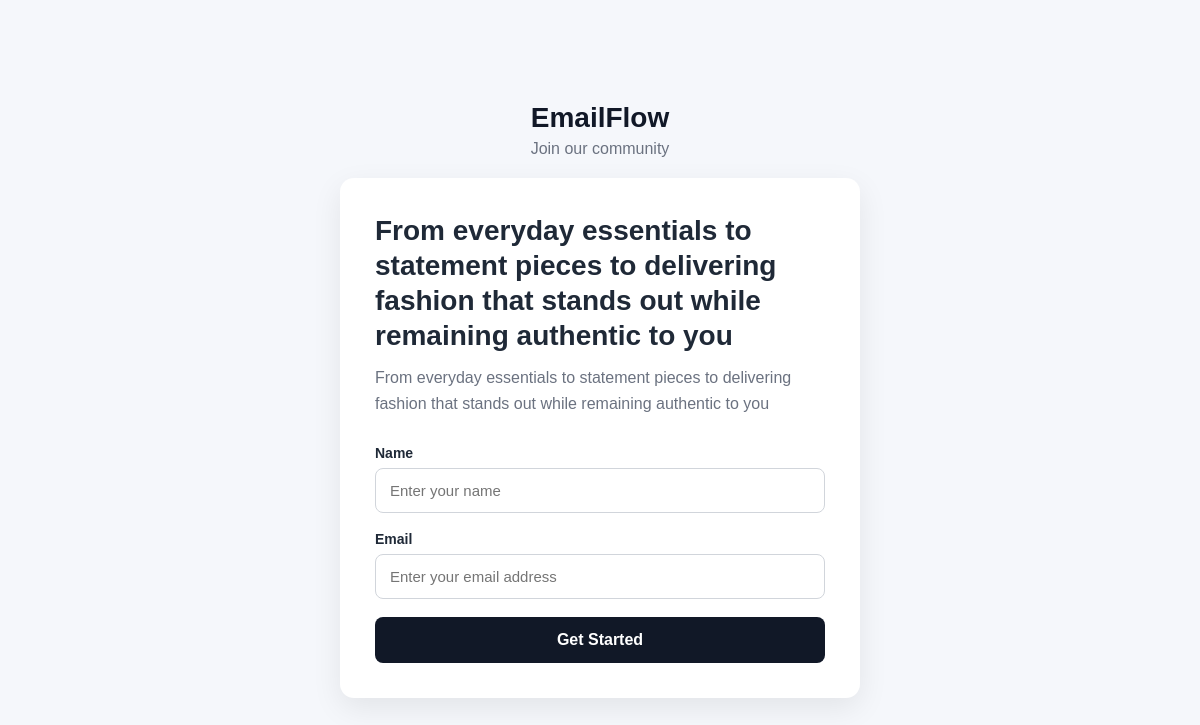
The page /subscribe/2 on the database its author committed.
### models.py (models this page shows, shortened)
class Form(db.Model):
    __tablename__ = "forms"
    id = db.Column(db.Integer, primary_key=True)
    name = db.Column(db.String(150), nullable=False)
    headline = db.Column(db.String(255), nullable=False)
    description = db.Column(db.Text, nullable=True)
    button_text = db.Column(
        db.String(100),
        default="Subscribe",
        nullable=False
    )
    created_by = db.Column(
        db.Integer,
        db.ForeignKey("users.id"),
        nullable=False
    )
    created_at = db.Column(
        db.DateTime,
        default=datetime.now(UTC),
        nullable=False
    )

### app.py (the view, shortened to what this page needs)
@app.route("/subscribe/<int:form_id>", methods=["GET", "POST"])
def subscribe_form(form_id):
    form = Form.query.get_or_404(form_id)
    return render_template(
        "subscribe_form.html",
        form=form
    )

### templates/subscribe_form.html (shortened to what this page needs)
<!DOCTYPE html>
<html lang="en">
<head>
</head>
<body>
<div class="subscribe-container">
    <div class="brand">
        <h1>EmailFlow</h1>
        <p>Join our community</p>
    </div>
    <div class="subscribe-card">
        <h2>{{ form.headline }}</h2>
        {% if form.description %}
            <div class="description">
                {{ form.description }}
            </div>
        {% endif %}
        <form method="POST"
              action="{{ url_for('subscribe_form', form_id=form.id) }}">
            <div class="form-group">
                <label for="name">
                    Name
                </label>
                <input
                    type="text"
                    id="name"
                    name="name"
                    placeholder="Enter your name"
                    required
                >
            </div>
            <div class="form-group">
                <label for="email">
                    Email
                </label>
                <input
                    type="email"
                    id="email"
                    name="email"
                    placeholder="Enter your email address"
                    required
                >
            </div>
            <button
                type="submit"
                class="subscribe-button">
                {{ form.button_text }}
            </button>
        </form>
    </div>
</div>
</body>
</html>

### templates/subscribe_form.html (style rules this page uses)
* { box-sizing: border-box; }
body { margin: 0; font-family: Arial, sans-serif; background: #f5f7fb; color: #1f2937; min-height: 100vh; display: flex; justify-content: center; align-items: center; padding: 30px; }
.subscribe-container { width: 100%; max-width: 520px; }
.brand { text-align: center; margin-bottom: 20px; }
.brand h1 { margin: 0; font-size: 28px; color: #111827; }
.brand p { margin-top: 6px; color: #6b7280; }
.subscribe-card { background: white; border-radius: 14px; padding: 35px; box-shadow: 0 10px 30px rgba(0, 0, 0, 0.08); }
.subscribe-card h2 { margin-top: 0; margin-bottom: 12px; font-size: 28px; line-height: 1.25; }
.description { color: #6b7280; line-height: 1.6; margin-bottom: 28px; }
.form-group { margin-bottom: 18px; }
.form-group label { display: block; margin-bottom: 7px; font-weight: 600; font-size: 14px; }
.form-group input { width: 100%; padding: 13px 14px; border: 1px solid #d1d5db; border-radius: 8px; font-size: 15px; }
.subscribe-button { width: 100%; padding: 14px; border: none; border-radius: 8px; background: #111827; color: white; font-size: 16px; font-weight: 600; cursor: pointer; }

### rows shown on the page
Form: headline "From everyday essentials to statement pieces to delivering fashion that stands out while remaining authentic to you", description "From everyday essentials to statement pieces to delivering fashion that stands out while remaining authentic to you", button_text "Get Started"
